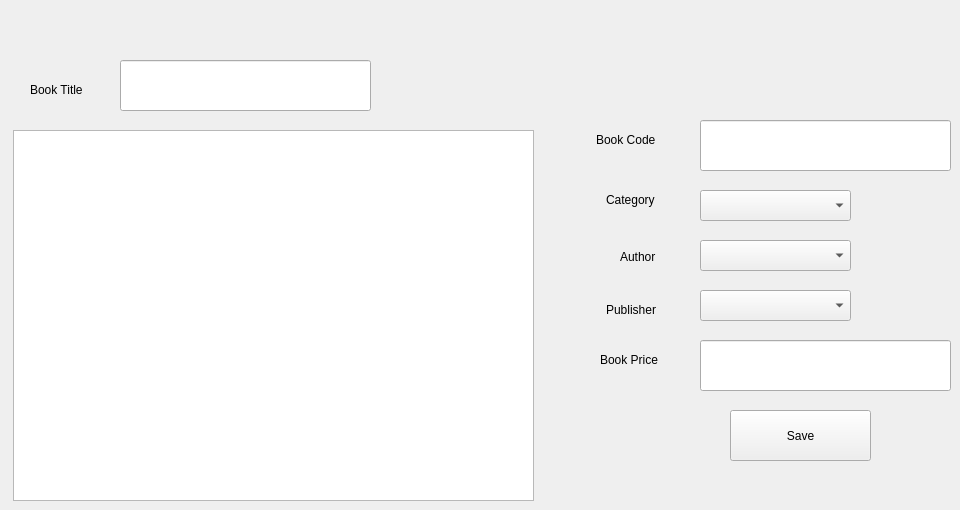
      <widget class="QWidget" name="tab_5">
       <attribute name="title">
        <string>Add new Book</string>
       </attribute>
       <widget class="QLineEdit" name="lineEdit_2">
        <property name="geometry">
         <rect>
          <x>120</x>
          <y>60</y>
          <width>251</width>
          <height>51</height>
         </rect>
        </property>
       </widget>
       <widget class="QComboBox" name="comboBox_3">
        <property name="geometry">
         <rect>
          <x>700</x>
          <y>190</y>
          <width>151</width>
          <height>31</height>
         </rect>
        </property>
       </widget>
       <widget class="QLineEdit" name="lineEdit_3">
        <property name="geometry">
         <rect>
          <x>700</x>
          <y>120</y>
          <width>251</width>
          <height>51</height>
         </rect>
        </property>
       </widget>
       <widget class="QComboBox" name="comboBox_4">
        <property name="geometry">
         <rect>
          <x>700</x>
          <y>240</y>
          <width>151</width>
          <height>31</height>
         </rect>
        </property>
       </widget>
       <widget class="QComboBox" name="comboBox_5">
        <property name="geometry">
         <rect>
          <x>700</x>
          <y>290</y>
          <width>151</width>
          <height>31</height>
         </rect>
        </property>
       </widget>
       <widget class="QLineEdit" name="lineEdit_4">
        <property name="geometry">
         <rect>
          <x>700</x>
          <y>340</y>
          <width>251</width>
          <height>51</height>
         </rect>
        </property>
       </widget>
       <widget class="QPushButton" name="pushButton_7">
        <property name="geometry">
         <rect>
          <x>730</x>
          <y>410</y>
          <width>141</width>
          <height>51</height>
         </rect>
        </property>
        <property name="text">
         <string>Save</string>
        </property>
       </widget>
       <widget class="QLabel" name="label_3">
        <property name="geometry">
         <rect>
          <x>30</x>
          <y>80</y>
          <width>71</width>
          <height>20</height>
         </rect>
        </property>
        <property name="text">
         <string>Book Title</string>
        </property>
       </widget>
       <widget class="QLabel" name="label_4">
        <property name="geometry">
         <rect>
          <x>596</x>
          <y>130</y>
          <width>71</width>
          <height>20</height>
         </rect>
        </property>
        <property name="text">
         <string>Book Code</string>
        </property>
       </widget>
       <widget class="QLabel" name="label_5">
        <property name="geometry">
         <rect>
          <x>606</x>
          <y>190</y>
          <width>61</width>
          <height>20</height>
         </rect>
        </property>
        <property name="text">
         <string>Category</string>
        </property>
       </widget>
       <widget class="QLabel" name="label_6">
        <property name="geometry">
         <rect>
          <x>620</x>
          <y>250</y>
          <width>47</width>
          <height>13</height>
         </rect>
        </property>
        <property name="text">
         <string>Author</string>
        </property>
       </widget>
       <widget class="QLabel" name="label_7">
        <property name="geometry">
         <rect>
          <x>606</x>
          <y>300</y>
          <width>61</width>
          <height>20</height>
         </rect>
        </property>
        <property name="text">
         <string>Publisher</string>
        </property>
       </widget>
       <widget class="QLabel" name="label_8">
        <property name="geometry">
         <rect>
          <x>600</x>
          <y>350</y>
          <width>81</width>
          <height>20</height>
         </rect>
        </property>
        <property name="text">
         <string>Book Price</string>
        </property>
       </widget>
       <widget class="QTextEdit" name="textEdit">
        <property name="geometry">
         <rect>
          <x>13</x>
          <y>130</y>
          <width>521</width>
          <height>371</height>
         </rect>
        </property>
       </widget>
      </widget>
